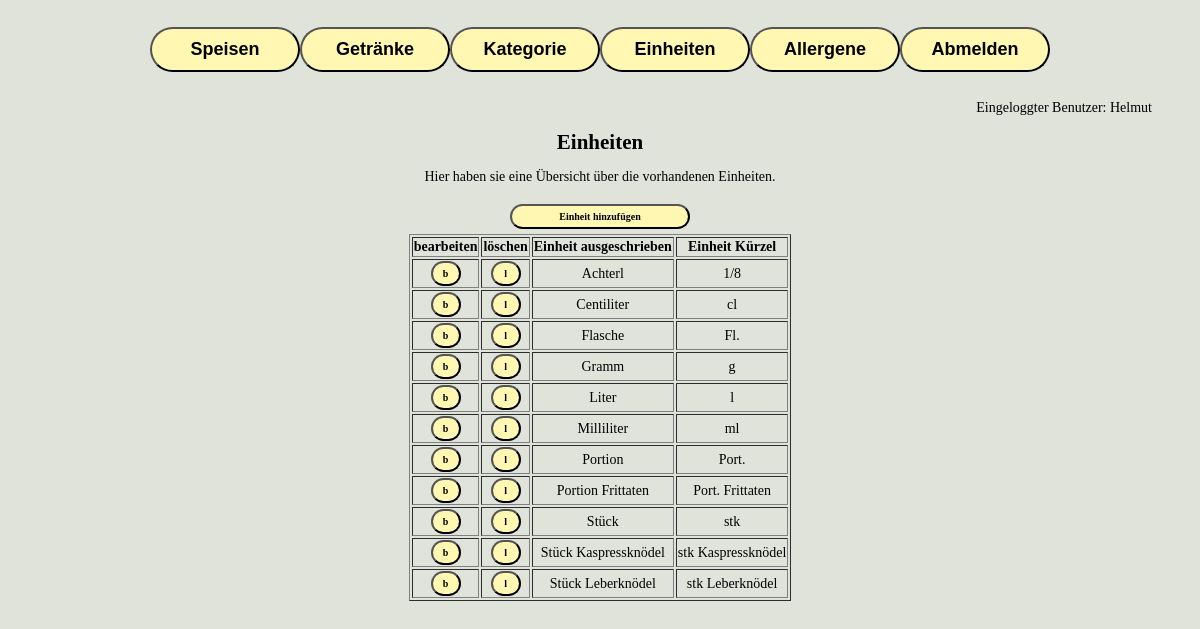
Page /adminbereich/einheiten.php (signed in) on the committed database.
### tables this page shows
CREATE TABLE `einheit` (
  `einheit_id` int(10) UNSIGNED NOT NULL,
  `name` varchar(50) NOT NULL,
  `kuerzel` varchar(30) NOT NULL
);

### adminbereich/setup.php (called while the page is built, shortened)
<?php
spl_autoload_register(
    function(string $klasse){
        $basis = __DIR__ ."/classes/";
        $prefix ="WIFI\\SK\\";
        $laenge =strlen($prefix);
        $relativ = substr($klasse,$laenge);
        $datei = $basis.str_replace("\\","/",$relativ).".php";
    }
);

### adminbereich/classes/Mysql.php (called while the page is built, shortened)
<?php
class Mysql {
    private static ?Mysql $instanz = null;
    public static function getInstanz(): Mysql{
        if(!self::$instanz){
            self::$instanz = new self();
        }
        return self::$instanz;
    }
    private \Mysqli $db;
    private function verbinden() {
        $this->db = new \Mysqli(MYSQL_HOST,MYSQL_USER,MYSQL_PASS,MYSQL_DB);
        $this->db->set_charset("utf8");
    }
    public function escape(string $text): string{
        return $this->db->real_escape_string($text);
    }
    public function query(string $sql_statemant): \mysqli_result|bool {
        return $this->db->query($sql_statemant);
    }
}

### adminbereich/classes/Model/ModelAbstract.php (called while the page is built, shortened)
<?php
abstract class ModelAbstract {
    protected string $tabelle;
    protected string $tabellenId;
    protected string $sqlOrder;
    public function alleElemente(): array | false{
        $db_con = Mysql::getInstanz();
        $alleElemente = array();
        $result = $db_con -> query("SELECT * from {$this->tabelle} {$this->sqlOrder}");
        if($result->num_rows == 0){
            return false;
        } else {
            while ($row = $result -> fetch_assoc()){
                $alleElemente[] = new $obj($row["{$this->tabellenId}"]);
            }
            return $alleElemente;
        }
    }
}

### adminbereich/classes/Model/Row/RowAbstract.php (called while the page is built, shortened)
<?php
abstract class RowAbstract {
    protected array $daten = array();
    protected string $tabelle;
    protected string $tabellenId;
    public function __construct (int | array $idOderArray){
        $db = Mysql::getInstanz();
        if(is_int($idOderArray)){
            $sqlIndex =$db -> escape($idOderArray);
            $result = $db -> query ("SELECT * from {$this -> tabelle} where {$this -> tabellenId} = {$sqlIndex}");
            $this -> daten = $result -> fetch_assoc();
        }
    }
    public function getSpalte (string $spaltenname):mixed{
        return $this->daten[$spaltenname];
    }
}

### adminbereich/einheiten.php (the view, shortened to what this page needs)
<?php
include "setup.php";
include "kopf.php";
echo "<h1>Einheiten</h1>";
echo "<p>Hier haben sie eine Übersicht über die vorhandenen Einheiten.</p>";
$einheiten = new Einheiten();
$alleElemente = $einheiten -> alleElemente();
$fehler = new Validieren();
if(empty($_POST["e_loeschen"]) && empty($_POST["e_loeschen_bestaetigung"])){
    echo "<form method='post'>";
        echo '<button autofocus class="sub_buttons" type="submit" name="hinzu" value="1">Einheit hinzufügen</button>';
        if(!$alleElemente){
            $fehler-> fehlerDazu("Keine Einheit zum anzeigen vorhanden!");
        } else {
                echo "<table border='1'>";
                    echo "<thead>";
                        echo "<th> bearbeiten </th> ";
                        echo "<th> löschen </th> ";
                        echo "<th> Einheit ausgeschrieben</th> ";
                        echo "<th> Einheit Kürzel </th> ";
                    echo "<thead>";
                    echo "<tbody>";
                        foreach ($alleElemente as $einheit){
                            echo "<tr>";
                                echo "<td align='center'>" .
                                    '<button class="mini_buttons" type="submit" name="e_bearbeiten" value="'.$einheit->getSpalte("einheit_id").'">b</button>'
                                    . "</td>";
                                echo "<td align='center'>" .
                                    '<button class="mini_buttons" type="submit" name="e_loeschen" value="'.$einheit->getSpalte("einheit_id").'">l</button>'
                                    . "</td>";
                                echo "<td align='center'>" . $einheit->getSpalte("name"). "</td>";
                                echo "<td align='center'>" . $einheit->getSpalte("kuerzel"). "</td>";
                            echo "</tr> ";
                        }
                    echo "</tbody>";
                echo "</table border='1'>";
        }
        echo "</form>";
}
include "fuss.php";

### css/admin.css (style rules this page uses)
:root { --hauptfarbe: rgb(223,227,218); --vorspeise: rgb(255,245,154); --nachtisch: rgb(255,247,178); }
body { background-color: var(--hauptfarbe); font-size: 14px; text-align: center; }
h1 { margin: 0px; }
table { text-align: center; }
form { display: flex; flex-flow: column; align-items: center; text-align: center; margin: 10px; }
button { padding: 10px 0px; width: 150px; border-radius: 30px; background-color: var(--nachtisch); font-size: 18px; font-weight: bold; }
.sub_buttons { margin: 5px; padding: 5px 0px; width: 180px; border-radius: 30px; font-family: Cambria, Cochin, Georgia, Times, 'Times New Roman', serif; font-size: 10px; font-weight: bold; }
.mini_buttons { padding: 5px 0px; width: 30px; border-radius: 30px; font-family: Cambria, Cochin, Georgia, Times, 'Times New Roman', serif; font-size: 10px; font-weight: bold; }

### rows in the picture
einheit: $einheit->getSpalte("einheit_id") 11 (drawn), name "Achterl", kuerzel "1/8"
einheit: $einheit->getSpalte("einheit_id") 7 (drawn), name "Centiliter", kuerzel "cl"
einheit: $einheit->getSpalte("einheit_id") 10 (drawn), name "Flasche", kuerzel "Fl."
einheit: $einheit->getSpalte("einheit_id") 1 (drawn), name "Gramm", kuerzel "g"
einheit: $einheit->getSpalte("einheit_id") 2 (drawn), name "Liter", kuerzel "l"
einheit: $einheit->getSpalte("einheit_id") 6 (drawn), name "Milliliter", kuerzel "ml"
einheit: $einheit->getSpalte("einheit_id") 4 (drawn), name "Portion", kuerzel "Port."
einheit: $einheit->getSpalte("einheit_id") 5 (drawn), name "Portion Frittaten", kuerzel "Port. Frittaten"
einheit: $einheit->getSpalte("einheit_id") 3 (drawn), name "Stück", kuerzel "stk"
einheit: $einheit->getSpalte("einheit_id") 9 (drawn), name "Stück Kaspressknödel", kuerzel "stk Kaspressknödel"
einheit: $einheit->getSpalte("einheit_id") 8 (drawn), name "Stück Leberknödel", kuerzel "stk Leberknödel"

### other values in the picture
$_SESSION["login"] "Helmut"
